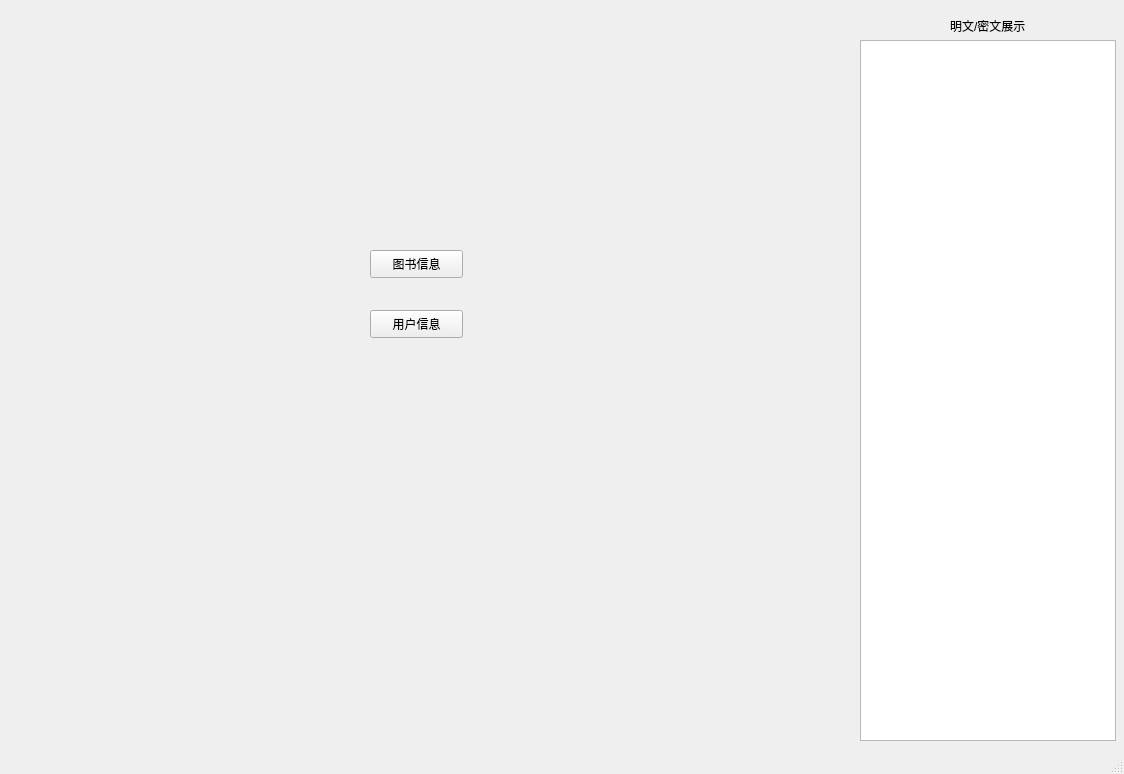
<?xml version="1.0" encoding="UTF-8"?>
<ui version="4.0">
 <class>MainWindow</class>
 <widget class="QMainWindow" name="MainWindow">
  <property name="geometry">
   <rect>
    <x>0</x>
    <y>0</y>
    <width>1124</width>
    <height>774</height>
   </rect>
  </property>
  <property name="windowTitle">
   <string>Server</string>
  </property>
  <widget class="QWidget" name="centralwidget">
   <widget class="QLabel" name="label">
    <property name="geometry">
     <rect>
      <x>950</x>
      <y>10</y>
      <width>111</width>
      <height>31</height>
     </rect>
    </property>
    <property name="text">
     <string>明文/密文展示</string>
    </property>
   </widget>
   <widget class="QTextBrowser" name="textBrowser">
    <property name="geometry">
     <rect>
      <x>860</x>
      <y>40</y>
      <width>256</width>
      <height>701</height>
     </rect>
    </property>
   </widget>
   <widget class="QPushButton" name="pushButton">
    <property name="geometry">
     <rect>
      <x>370</x>
      <y>250</y>
      <width>93</width>
      <height>28</height>
     </rect>
    </property>
    <property name="text">
     <string>图书信息</string>
    </property>
   </widget>
   <widget class="QPushButton" name="pushButton_2">
    <property name="geometry">
     <rect>
      <x>370</x>
      <y>310</y>
      <width>93</width>
      <height>28</height>
     </rect>
    </property>
    <property name="text">
     <string>用户信息</string>
    </property>
   </widget>
  </widget>
  <widget class="QStatusBar" name="statusbar"/>
 </widget>
 <resources/>
 <connections/>
</ui>
